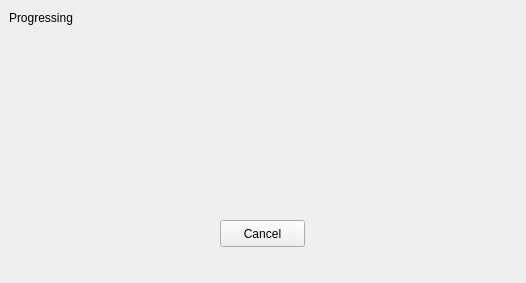
<?xml version="1.0" encoding="UTF-8"?>
<ui version="4.0">
 <class>HNProgressDialog</class>
 <widget class="HNDialog" name="HNProgressDialog">
  <property name="geometry">
   <rect>
    <x>0</x>
    <y>0</y>
    <width>526</width>
    <height>283</height>
   </rect>
  </property>
  <property name="windowTitle">
   <string>Dialog</string>
  </property>
  <widget class="HNPushButton" name="btnCancel">
   <property name="geometry">
    <rect>
     <x>220</x>
     <y>220</y>
     <width>85</width>
     <height>27</height>
    </rect>
   </property>
   <property name="text">
    <string>Cancel</string>
   </property>
  </widget>
  <widget class="HNProgressBar" name="widgetBar" native="true">
   <property name="geometry">
    <rect>
     <x>20</x>
     <y>50</y>
     <width>481</width>
     <height>31</height>
    </rect>
   </property>
  </widget>
  <widget class="QLabel" name="label">
   <property name="geometry">
    <rect>
     <x>9</x>
     <y>9</y>
     <width>81</width>
     <height>17</height>
    </rect>
   </property>
   <property name="text">
    <string>Progressing</string>
   </property>
  </widget>
 </widget>
 <customwidgets>
  <customwidget>
   <class>HNPushButton</class>
   <extends>QPushButton</extends>
   <header>hnpushbutton.h</header>
  </customwidget>
  <customwidget>
   <class>HNDialog</class>
   <extends>QWidget</extends>
   <header>hndialog.h</header>
   <container>1</container>
  </customwidget>
  <customwidget>
   <class>HNProgressBar</class>
   <extends>QWidget</extends>
   <header>hnprogressbar.h</header>
   <container>1</container>
  </customwidget>
 </customwidgets>
 <resources/>
 <connections/>
</ui>
